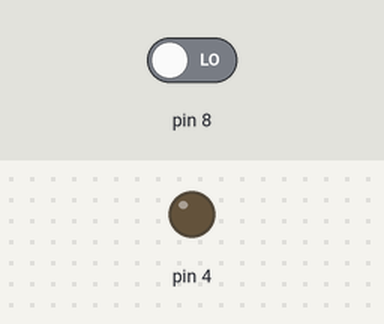
A sketch run on a simulated Arduino Uno, built with avr-gcc and run on an emulated ATmega328P. Parts: output pins drawn as LEDs (lit = HIGH). Inputs (shaded band) come from the test bench; at power-on: pin 8 LOW.

Above: at 1.2 s.
1.3 s: pin 8 driven HIGH
At 2.0 s:
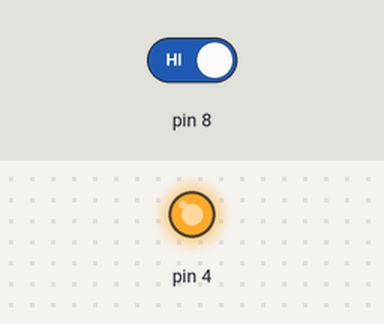
2.8 s: pin 8 driven LOW
At 3.2 s:
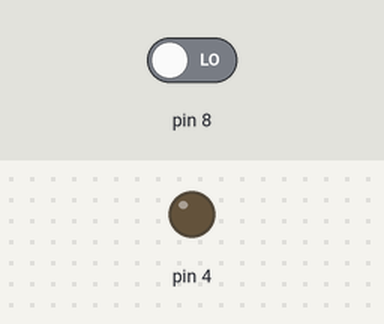
Timing chart, 0 to 5.8 s (numbered marks = the images above; inputs shaded):
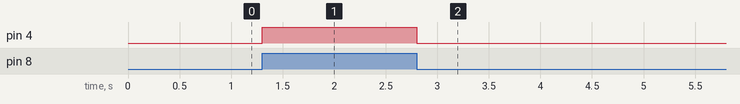

Measured:
- after the input at 1.3 s, pin 4: LOW → HIGH at once
- after the input at 2.8 s, pin 4: HIGH → LOW at once

The sketch:

MiercolesSemanaDeLaCiencia1.ino
```cpp
int estado=0;
void setup() {
  Serial.begin(9600);
  pinMode(8,INPUT);
  pinMode(4,OUTPUT);
}

void loop() {
  //digitalWrite(4,HIGH);
  estado=digitalRead(8);
  //Serial.write(estado==HIGH);
  digitalWrite(4,estado);
  /*
  if(estado==HIGH){
    digitalWrite(4,HIGH);
  }
  else{
    digitalWrite(4,LOW);
  }
  */
}
```
